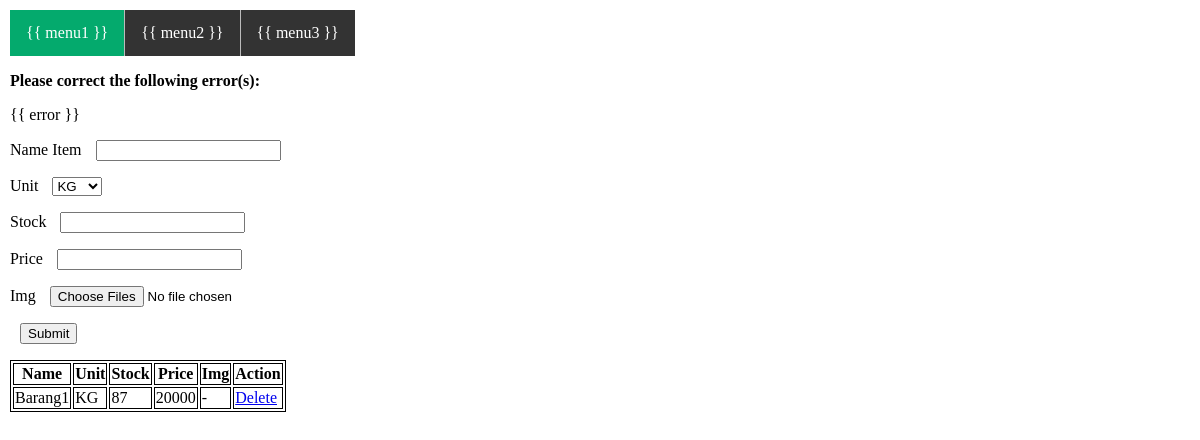
Page /index.php/item on the committed database.
### tables this page shows
CREATE TABLE `items` (
  `id_item` int(11) NOT NULL AUTO_INCREMENT,
  `name_item` varchar(128) NOT NULL,
  `unit` varchar(128) NOT NULL,
  `qty` int(11) NOT NULL,
  `price` decimal(10,0) NOT NULL,
  `img` varchar(225) DEFAULT NULL,
  PRIMARY KEY (`id_item`),
  UNIQUE KEY `id_item_unique` (`id_item`)
);

### application/controllers/Item.php (called while the page is built, shortened)
<?php
class Item extends CI_Controller {
    private $tableItem = 'items';
    public $className;
	public function __construct ()
    {
        $this->className = get_class();
    }
	public function index()
	{
        $data = array (
            'pageJS'    => base_url().'assets/js/script/'.$this->className.'.js',
            'pageCss'   => base_url().'assets/css/'.$this->className.'.css',
            'getDataItem'   => $this->db->get($this->tableItem)->result_array(),
        );
		$this->load->view($this->className.'_View', $data);
	}
}

### index.php (called while the page is built, shortened)
<?php
require_once BASEPATH.'core/CodeIgniter.php';

### application/views/Item_View.php (the view, shortened to what this page needs)
<html>
<head>
	<link rel="stylesheet" href="<?= $pageCss ?>">
</head>
<body>
	<ul id="navbar-menu-name">
		<li><a class="active" href="<?= base_url().'Item'; ?>">{{ menu1 }}</a></li>
		<li><a class="" href="<?= base_url().'Customer'; ?>">{{ menu2 }}</a></li>
		<li><a class="" href="<?= base_url().'Transaction'; ?>">{{ menu3 }}</a></li>
	</ul>
	<form id="formItem" @submit="checkForm" method="post" enctype="multipart/form-data">
		<p v-if="errors.length">
			<b>Please correct the following error(s):</b>
			<ul>
				<li v-for="error in errors">{{ error }}</li>
			</ul>
		</p>
		<p>
			<label for="nameItem">Name Item<label>
					<input type="text" name="nameItem" id="nameItem" v-model="nameItem">
		</p>
		<p>
			<label for="unit">Unit<label>
					<select name="unit" id="unit" v-model="unit">
						<option>KG</option>
					</select>
		</p>
		<p>
			<label for="stock">Stock<label>
					<input type="number" name="stock" id="stock" v-model="stock" min="0">
		</p>
		<p>
			<label for="price">Price<label>
					<input type="number" name="price" id="price" v-model="price" min="0">
		</p>
		<p>
			<label for="img">Img<label>
					<input type="file" accept="image/*" name="img" id="img"  @change="previewFiles" multiple>
		</p>
		<p>
			<input type="submit" value="Submit">
		</p>
	</form>
	<table id="tableItem" >
		<tr>
			<th>Name</th>
			<th>Unit</th>
			<th>Stock</th>
			<th>Price</th>
			<th>Img</th>
			<th>Action</th>
		</tr>
        <?php foreach ($getDataItem as $getDataItem):?>
		<tr>
			<td><?= (empty($getDataItem['name_item']))? '-': $getDataItem['name_item'] ?></td>
			<td><?= (empty($getDataItem['unit']))? '-': $getDataItem['unit'] ?></td>
			<td><?= (empty($getDataItem['qty']))? '-': $getDataItem['qty'] ?></td>
			<td><?= (empty($getDataItem['price']))? '-': $getDataItem['price'] ?></td>
			<td><?= (empty($getDataItem['img']))? '-': $getDataItem['img'] ?></td>
			<td>
                <a class="button" href="<?= base_url().'Item/delete/'.$getDataItem['id_item'] ?>" >Delete</a>
            </td>
		</tr>
        <?php endforeach; ?>
	</table>
</body>
</html>

### assets/css/Item.css (style rules this page uses)
html, body { margin: 5px; padding: 0; }
ul { list-style-type: none; margin: 0; padding: 0; overflow: hidden; }
ul a { background-color: #333; }
li { float: left; border-right: 1px solid #bbb; }
li:last-child { border-right: none; }
li a { display: block; color: white; text-align: center; padding: 14px 16px; text-decoration: none; }
.active { background-color: #04AA6D; }
input, select { margin-left: 10px; }
table, th, td { border: 1px solid black; }

### rows in the picture
items: name_item "Barang1", unit "KG", qty "87", price "20000"
